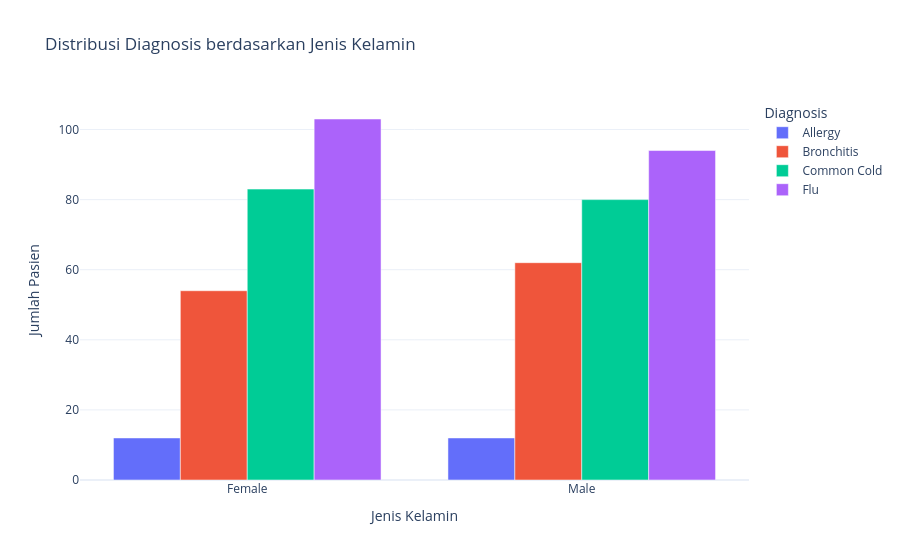

Write notebook code for a chart like this one.
### Code cell
diagnosis_gender_freq_melted = diagnosis_gender_freq.reset_index().melt(id_vars='jenis_kelamin', var_name='Diagnosis', value_name='Jumlah Pasien')

fig = px.bar(
    diagnosis_gender_freq_melted,
    x='jenis_kelamin',
    y='Jumlah Pasien',
    color='Diagnosis',
    barmode='group',
    title='Distribusi Diagnosis berdasarkan Jenis Kelamin',
    labels={
        'jenis_kelamin': 'Jenis Kelamin',
        'Jumlah Pasien': 'Jumlah Pasien',
        'Diagnosis': 'Diagnosis'
    },
    template='plotly_white'
)
fig.update_layout(
    xaxis_title_text='Jenis Kelamin',
    yaxis_title_text='Jumlah Pasien',
    legend_title_text='Diagnosis'
)
fig.show()

### Figure 1 — Plotly figure (JSON) as saved in the notebook; plotly's stock layout.template omitted (floating-point values rounded to 4 significant figures)
{"data": [{"alignmentgroup": "True", "hovertemplate": "Diagnosis=Allergy<br>Jenis Kelamin=%{x}<br>Jumlah Pasien=%{y}<extra></extra>", "legendgroup": "Allergy", "marker": {"color": "#636efa", "pattern": {"shape": ""}}, "name": "Allergy", "offsetgroup": "Allergy", "orientation": "v", "showlegend": true, "textposition": "auto", "type": "bar", "x": ["Female", "Male"], "xaxis": "x", "y": [12, 12], "yaxis": "y"}, {"alignmentgroup": "True", "hovertemplate": "Diagnosis=Bronchitis<br>Jenis Kelamin=%{x}<br>Jumlah Pasien=%{y}<extra></extra>", "legendgroup": "Bronchitis", "marker": {"color": "#EF553B", "pattern": {"shape": ""}}, "name": "Bronchitis", "offsetgroup": "Bronchitis", "orientation": "v", "showlegend": true, "textposition": "auto", "type": "bar", "x": ["Female", "Male"], "xaxis": "x", "y": [54, 62], "yaxis": "y"}, {"alignmentgroup": "True", "hovertemplate": "Diagnosis=Common Cold<br>Jenis Kelamin=%{x}<br>Jumlah Pasien=%{y}<extra></extra>", "legendgroup": "Common Cold", "marker": {"color": "#00cc96", "pattern": {"shape": ""}}, "name": "Common Cold", "offsetgroup": "Common Cold", "orientation": "v", "showlegend": true, "textposition": "auto", "type": "bar", "x": ["Female", "Male"], "xaxis": "x", "y": [83, 80], "yaxis": "y"}, {"alignmentgroup": "True", "hovertemplate": "Diagnosis=Flu<br>Jenis Kelamin=%{x}<br>Jumlah Pasien=%{y}<extra></extra>", "legendgroup": "Flu", "marker": {"color": "#ab63fa", "pattern": {"shape": ""}}, "name": "Flu", "offsetgroup": "Flu", "orientation": "v", "showlegend": true, "textposition": "auto", "type": "bar", "x": ["Female", "Male"], "xaxis": "x", "y": [103, 94], "yaxis": "y"}], "layout": {"barmode": "group", "legend": {"title": {"text": "Diagnosis"}, "tracegroupgap": 0}, "title": {"text": "Distribusi Diagnosis berdasarkan Jenis Kelamin"}, "xaxis": {"anchor": "y", "domain": [0, 1], "title": {"text": "Jenis Kelamin"}}, "yaxis": {"anchor": "x", "domain": [0, 1], "title": {"text": "Jumlah Pasien"}}}}
